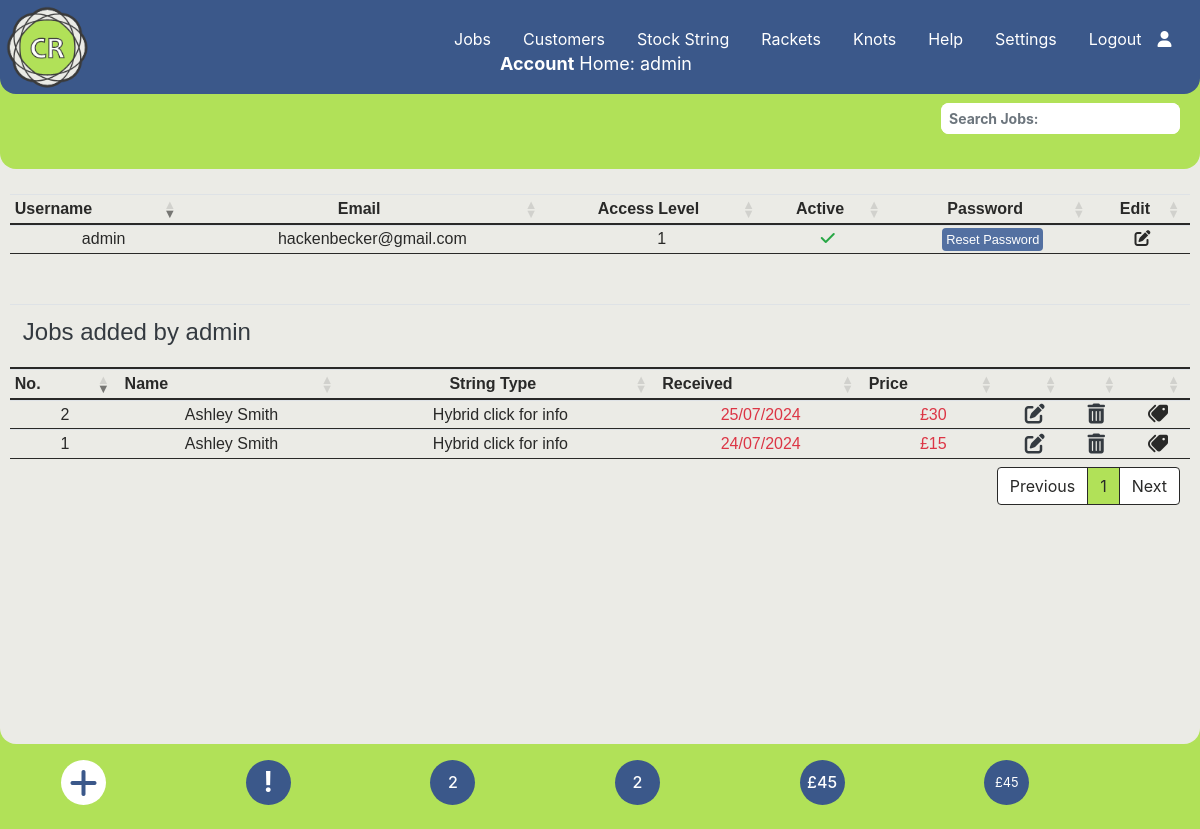
/account_home.php (signed in), run on the app's committed database.
### tables this page shows
CREATE TABLE `accounts` (
  `id` int(11) NOT NULL,
  `username` varchar(50) NOT NULL,
  `password` varchar(255) NOT NULL,
  `level` int(3) NOT NULL,
  `email` varchar(100) NOT NULL,
  `active` int(11) NOT NULL DEFAULT 0
);

CREATE TABLE `settings` (
  `id` int(5) NOT NULL,
  `description` varchar(20) NOT NULL,
  `value` varchar(100) NOT NULL
);

### account_home.php (the view, shortened to what this page needs)
<?php require_once('./Connections/wcba.php');
require_once('./menu.php');
$current_month_text = date("F");
$current_month_numeric = date("m");
$current_year = date("Y");
$query_Recordset1 = "SELECT
stringjobs.job_id as job_id,
stringjobs.customerid as customerid,
stringjobs.tension as atension,
stringjobs.tensionc as atensionc,
stringjobs.pre_tension as pre_tension,
stringjobs.price as price,
stringjobs.collection_date as collection_date,
stringjobs.delivery_date as delivery_date,
stringjobs.grip_required as grip_required,
stringjobs.paid as paid,
stringjobs.delivered as delivered,
stringjobs.free_job as free_job,
stringjobs.comments as comments,
stringjobs.tension as atension,
stringjobs.tensionc as atensionc,
stringjobs.racketid as racketid,
stringjobs.stringid as stringidm,
stringjobs.stringidc as stringidc,
customer.Name as Name,
customer.Email as Email,
customer.Mobile as Mobile,
sport.sportname as sportname,
rackets.manuf as manuf,
rackets.model as model,
rackets.pattern as pattern,
all_string.brand as brandm,
all_string.type as typem,
all_string.notes as notes_stock,
all_stringc.brand as brandc,
all_stringc.type as typec,
all_stringc.notes as notesc_stock,
string.note as notes_string,
string.string_number as stringm_number,
string.stringid as stringid_m,
string.note as notes_string,
stringc.note as notesc_string,
stringc.string_number as stringc_number,
stringc.stringid as stringid_c,
reel_lengthsm.length as lengthm,
reel_lengthsc.length as lengthc
FROM stringjobs
LEFT JOIN customer ON customerid = cust_ID
LEFT JOIN string
ON stringjobs.stringid = string.stringid
LEFT JOIN string
AS stringc
ON stringjobs.stringidc = stringc.stringid
LEFT JOIN all_string
ON string.stock_id = all_string.string_id
LEFT JOIN all_string
AS all_stringc
ON stringc.stock_id = all_stringc.string_id
LEFT JOIN reel_lengths
AS reel_lengthsm
ON reel_lengthsm.reel_length_id = string.lengthid
LEFT JOIN reel_lengths
AS reel_lengthsc
ON reel_lengthsc.reel_length_id = string.lengthid
LEFT JOIN rackets ON stringjobs.racketid = rackets.racketid
LEFT JOIN sport ON all_string.sportid = sport.sportid
WHERE addedby = '" . $_SESSION['id'] . "' ORDER BY job_id DESC";
$Recordset1 = mysqli_query($conn, $query_Recordset1) or die(mysqli_error($conn));
$row_Recordset1 = mysqli_fetch_assoc($Recordset1);
$totalRows_Recordset1 = mysqli_num_rows($Recordset1);
$sql = "SELECT * FROM accounts WHERE id = " . $_SESSION['id'];
$Recordset2 = mysqli_query($conn, $sql) or die(mysqli_error($conn));
$row_Recordset2 = mysqli_fetch_assoc($Recordset2);
$query_Recordset6 = "SELECT * FROM stringjobs WHERE collection_date LIKE '___" . $current_month_numeric . "/" . $current_year . "%'ORDER BY job_id ASC;";
$Recordset6 = mysqli_query($conn, $query_Recordset6) or die(mysqli_error($conn));
$totalRows_Recordset6 = mysqli_num_rows($Recordset6);
$query_Recordset7 = "SELECT * FROM stringjobs ORDER BY job_id ASC;";
$Recordset7 = mysqli_query($conn, $query_Recordset7) or die(mysqli_error($conn));
$totalRows_Recordset7 = mysqli_num_rows($Recordset7);
$query_Recordset8 = "SELECT SUM(price) as SUM from stringjobs;";
$Recordset8 = mysqli_query($conn, $query_Recordset8) or die(mysqli_error($conn));
$row_Recordset8 = mysqli_fetch_assoc($Recordset8);
$sum = $row_Recordset8['SUM'];
$query_Recordset9 = "SELECT SUM(price) as SUM from stringjobs WHERE paid != '1';";
$Recordset9 = mysqli_query($conn, $query_Recordset9) or die(mysqli_error($conn));
$row_Recordset9 = mysqli_fetch_assoc($Recordset9);
$sum_owed = $row_Recordset9['SUM'];
?>
<!DOCTYPE html>
<html lang="en">
<head>
  <link rel="stylesheet" href="https://cdnjs.cloudflare.com/ajax/libs/font-awesome/6.4.2/css/all.min.css">
  <link rel="stylesheet" href="https://stackpath.bootstrapcdn.com/bootstrap/4.3.1/css/bootstrap.min.css">
  <link rel="stylesheet" href="https://cdnjs.cloudflare.com/ajax/libs/bootstrap-datepicker/1.9.0/css/bootstrap-datepicker3.min.css">
  <link rel="stylesheet" href="./css/style.css">
  <link rel="stylesheet" type="text/css" href="https://cdn.datatables.net/1.13.6/css/dataTables.bootstrap4.min.css" />
</head>
<body data-spy="scroll" data-target="#main-nav">
  <?php
  echo $main_menus;
  ?>
    <div class="home-section diva">
      <div class="subheader"></div>
      <p class="fxdtext"><strong>Account</strong> Home: <?php echo $_SESSION['name']; ?></php>
      </p>
      <table id="tblUser" class="table-text table-hover table table-sm center">
        <thead>
          <tr>
            <th>
              Username
            </th>
            <th class="d-none d-lg-table-cell" style="text-align: center">
              Email
            </th>
            <th style="text-align: center">
              Access Level
            </th>
            <th class="d-none d-lg-table-cell" style="text-align: center">
              Active
            </th>
            <th class="d-none d-md-table-cell" style="text-align: center">
              Password
            </th>
            <th style="text-align: center">
              Edit
            </th>
          </tr>
        </thead>
        <tbody>
          <?php
          do { ?>
            <tr>
              <td class="pl-3"><?php echo $row_Recordset2['username']; ?></td>
              <td class="d-none d-lg-table-cell pl-3" style="text-align: center"><?php echo $row_Recordset2['email']; ?></td>
              <td class="pl-3" style="text-align: center"><?php echo $row_Recordset2['level']; ?></td>
              <td class="d-none d-lg-table-cell" style="text-align: center">
                <?php
                if ($row_Recordset2['active'] == '1') { ?>
                  <i class="text-success fa-solid fa-check"></i>
                <?php } else { ?>
                  <i class="text-danger fa-solid fa-xmark"></i><?php } ?>
              </td>
              <td class="d-none d-md-table-cell" style="text-align: center">
                <small class="p-1 modal_button_submit rounded m-1" data-toggle="modal" data-target="#UserPass<?php echo $row_Recordset2['id']; ?>">Reset Password</small>
              </td>
              <td style="text-align: center"><i class=" fa-solid fa-pen-to-square" data-toggle="modal" data-target="#UserEdit<?php echo $row_Recordset2['id']; ?>"></i></td>
            </tr>
          <?php
          } while ($row_Recordset2 = mysqli_fetch_assoc($Recordset2)); ?>
        </tbody>
      </table>
      <?php if ($totalRows_Recordset1 == 0) {
        echo "<h5 class='text-center text-dark' style='margin-top: 200px;'>No Records found</h5> ";
      } else { ?>
        <table id="tblUser1" class="table-text table-hover table table-sm center" style="padding-top: 0; margin-top: 0">
          <thead>
            <tr>
              <th colspan="8">
                <div class="p-2 text-dark h4">Jobs added by <?php echo $_SESSION['name']; ?></div>
              </th>
            </tr>
            <tr>
              <th>No.</th>
              <th>Name</th>
              <th class="text-center d-none d-md-table-cell">String Type</th>
              <th>Received</th>
              <th>Price</th>
              <th></th>
              <th class="text-center d-none d-md-table-cell"></th>
              <th></th>
            </tr>
          </thead>
          <tbody>
            <?php
            do { ?>
              <tr>
                <td class="tdm">
                  <a href="./viewjob.php?jobid=<?php echo $row_Recordset1['job_id']; ?>"><?php echo $row_Recordset1['job_id']; ?></a>
                </td>
                <td><a href="./editcust.php?custid=<?php echo $row_Recordset1['customerid']; ?>"><span><?php echo substr($row_Recordset1['Name'], 0, 12); ?></span></a></td>
                <?php if ($row_Recordset1['stringid_c'] == 0) { ?>
                  <td class="d-none d-md-table-cell" data-toggle="modal" data-target="#StringViewModal<?php echo $row_Recordset1['stringidm']; ?>"><?php echo $row_Recordset1['brandm'] ?> &nbsp;<?php echo $row_Recordset1['typem']; ?>
                  <?php } elseif ((!empty($row_Recordset1['stringid_m'])) && (!empty($row_Recordset1['stringid_c']))) { ?>
                  <td class="d-none d-md-table-cell" data-toggle="modal" data-target="#StringViewModal<?php echo $row_Recordset1['stringidm']; ?>">Hybrid click for info
                  <?php } else { ?>
                  <td class="d-none d-md-table-cell">String Unknown
                  <?php } ?>
                  </td>
                  <?php if ($row_Recordset1['delivered'] == 0) { ?>
                    <td class="text-danger"><?php echo $row_Recordset1['collection_date']; ?></td><?php } else { ?>
                    <td><?php echo $row_Recordset1['collection_date']; ?></td>
                  <?php } ?>
                  <?php if ($row_Recordset1['paid'] == 0) { ?>
                    <td class="text-danger"><?php echo $currency . $row_Recordset1['price']; ?></td><?php } else { ?>
                    <td><?php echo $currency . $row_Recordset1['price']; ?></td>
                  <?php } ?>
                  <td><a class="text-dark fa-solid fa-pen-to-square fa-lg" href="./editjob.php?jobid=<?php echo $row_Recordset1['job_id']; ?>"></a></td>
                  <td class="d-none d-md-table-cell"><i class="text-dark fa-solid fa-trash-can fa-lg" data-toggle="modal" data-target="#delModal<?php echo $row_Recordset1['job_id']; ?>"></i></td>
                  <td><a class="fa-solid fa-tags fa-lg fa-flip-horizontal" href="./label.php?jobid=<?php echo $row_Recordset1['job_id']; ?>"></a></td>
              </tr>
            <?php
            } while ($row_Recordset1 = mysqli_fetch_assoc($Recordset1)); ?>
          </tbody>
        </table>
      <?php } ?>
    </div>
    <div class="container center">
      <div class="p-3 row">
        <div class="col-2">
          <a href="#" type="button" class="dot fa-solid fa-plus fa-2x" data-toggle="modal" data-target="#AddUser"></a>
        </div>
        <?php if (!empty($_SESSION['message'])) { ?>
          <div class="col-2">
            <h3 class="blinking" title="Warning Messages" data-toggle="modal" data-target="#warningModal"><strong>!</strong></h3>
          </div>
        <?php } else { ?>
          <div class="col-2">
            <h3 class="dotb" title="Warning Messages"><strong>!</strong></h3>
          </div>
        <?php } ?>
        <div class="col-2">
          <h3 class="dotbt h6 " title="Restrings for <?php echo $current_month_text; ?>"><?php echo $totalRows_Recordset6 ?></h3>
        </div>
        <div class="col-2">
          <a href="#" class="dotbt h6" title="Total restrings"><?php echo $totalRows_Recordset7 ?></a>
        </div>
        <div class="col-2">
          <a href="./jobs-unpaid.php" class="dotbt h6" title="Amount Owed"><?php echo "$currency" . $sum_owed ?></a>
        </div>
        <div class="col-2">
          <a href="#" class="dotbtt h7" title="Total Income"><small><?php echo "$currency" . $sum ?></small></a>
        </div>
      </div>
    </div>
</body>
</html>

### css/style.css (style rules this page uses)
body { background: #b1e158; color: #fff; z-index: 0; }
.fxdtext { position: fixed; top: 50px; left: 200px; font-weight: normal; font-size: 18px; color: #ffffff; z-index: 500; }
@media screen and (max-width: 2500px) { .fxdtext { left: 500px; } }
table.dataTable { clear: both; margin-top: 6px !important; margin-bottom: 6px !important; max-width: none !important; border-collapse: collapse !important; border-spacing: 0; padding-top: 120px; padding-left: 10px; padding-right: 10px; }
@media screen and (max-width: 2500px) { .table.dataTable { padding-top: 140px; font-size: 16px; } }
table.dataTable > thead > tr > th { border-bottom: 2px solid #292928; }
table.dataTable > tbody > tr > td { border-bottom: 1px solid #292928; }
.tdm { text-align: center; border-color: red; }
.table-text { color: #292928; font-weight: normal; font: 14px Arial, sans-serif; }
.center { margin-left: auto; margin-right: auto; }
.home-section { background: #ebebe6; width: 100%; height: 670px; border-bottom-left-radius: 1rem; border-bottom-right-radius: 1rem; z-index: 1; }
@media screen and (max-width: 2500px) { .home-section { height: 720px; } }
.subheader { position: fixed; width: 100%; height: 145px; background-color: #b1e158; border-bottom-left-radius: 1rem; border-bottom-right-radius: 1rem; z-index: 2; }
a, a:hover, a:focus { color: inherit; text-decoration: none; transition: all 0.3s; }
.dot { height: 45px; width: 45px; background-color: #ffffff; border-radius: 50%; display: inline-block; color: #3b588a; display: flex; align-items: center; justify-content: center; }
.dotb { height: 45px; width: 45px; background-color: #3b588a; color: #ffffff; border-radius: 50%; display: inline-block; display: flex; align-items: center; justify-content: center; }
.dotbt { height: 45px; width: 45px; background-color: #3b588a; color: #ffffff; border-radius: 50%; display: inline-block; display: flex; align-items: center; justify-content: center; }
.dotbtt { height: 45px; width: 45px; background-color: #3b588a; color: #ffffff; border-radius: 50%; display: inline-block; display: flex; align-items: center; justify-content: center; }
.nav-item { margin-left: 0rem; }
.nav-link { font-size: 16px; font-weight: 400; color: #ffffff; }
.modal_button_submit { background-color: #5370a1; color: #ffffff; }
.diva { overflow-x: hidden; }

### data on the page
accounts: username "admin", email "hackenbecker@gmail.com", level "1", active 1 (drawn)
settings: value "£"

### other printed values
$_SESSION['loginmenu'] "Logout"
$_SESSION['name'] "admin"
$row_Recordset1['job_id'] "2"
substr($row_Recordset1['Name'], 0, 12) "Ashley Smith"
$row_Recordset1['collection_date'] "25/07/2024"
$row_Recordset1['price'] "30"
$row_Recordset1['job_id'] "1"
$row_Recordset1['collection_date'] "24/07/2024"
$row_Recordset1['price'] "15"
$totalRows_Recordset6 "2"
$totalRows_Recordset7 "2"
$sum_owed "45"
$sum "45"
